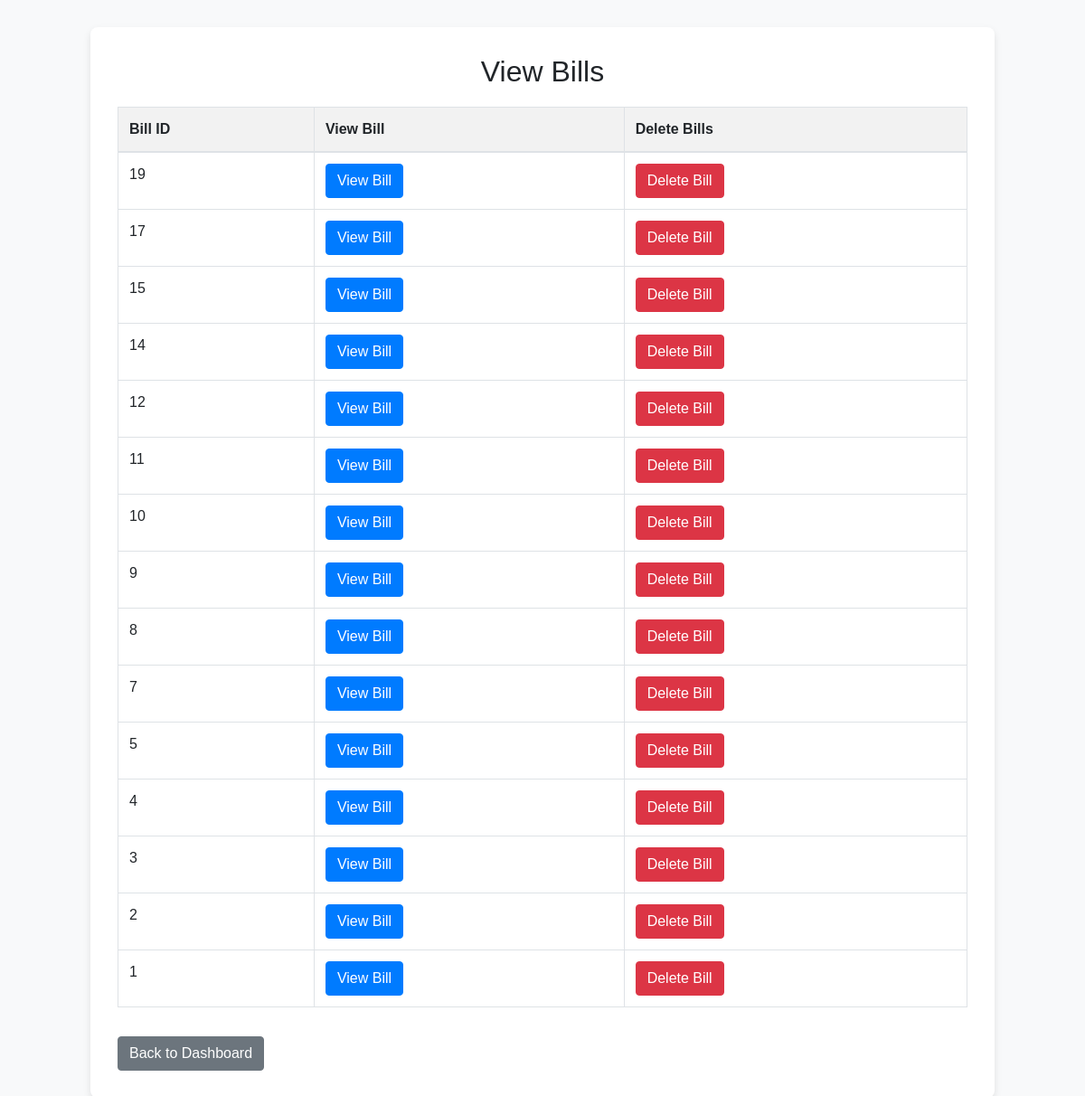
The app's page /view_bills_admin.php (signed in), older data.
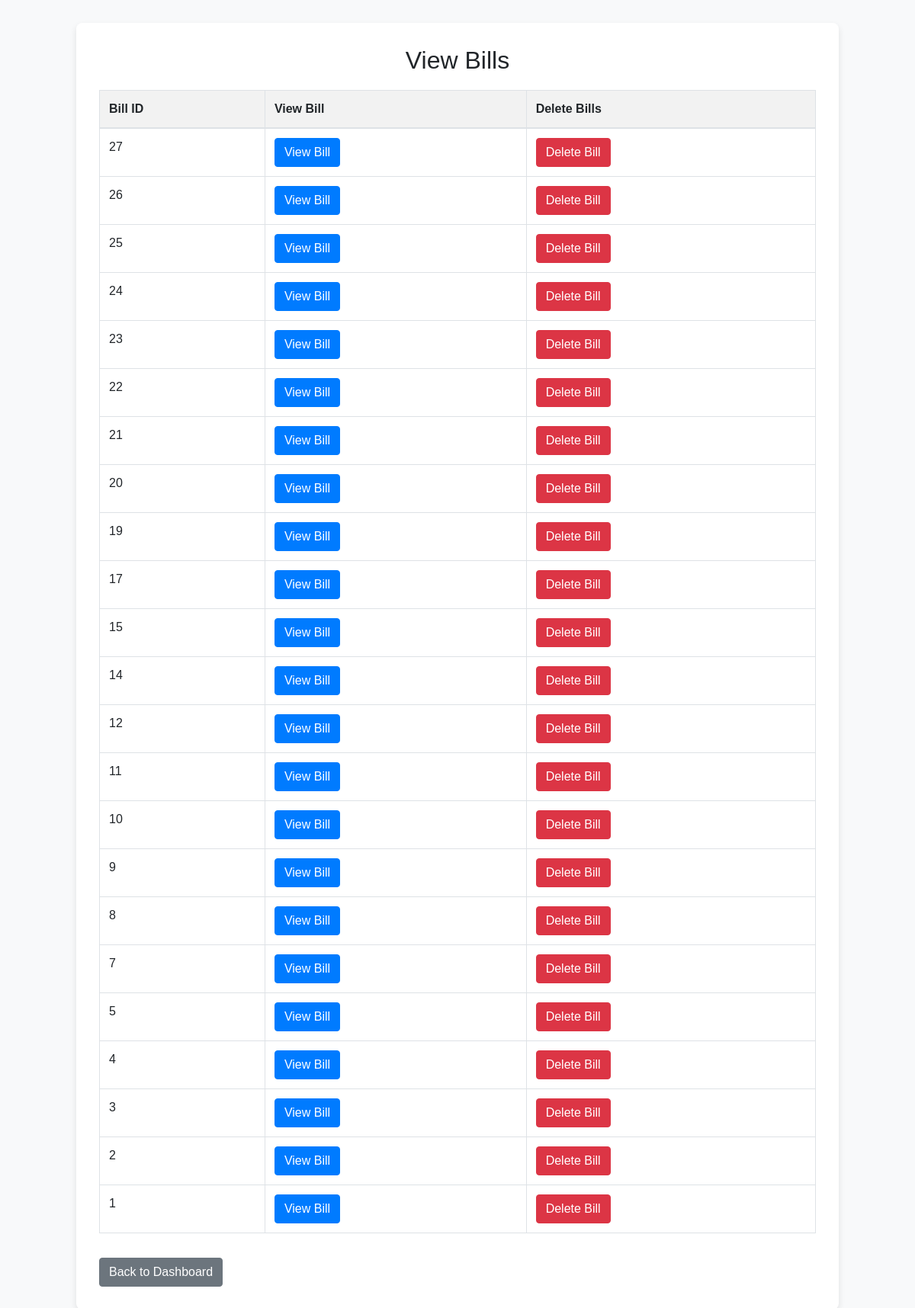
The same page, newer data.
### tables this page shows
CREATE TABLE `bills` (
  `bill_id` int(11) NOT NULL,
  `bill_number` varchar(20) NOT NULL,
  `customer_id` int(11) NOT NULL,
  `user_id` int(11) NOT NULL,
  `total_amount` decimal(10,2) NOT NULL,
  `discount` decimal(10,2) DEFAULT 0.00,
  `final_amount` decimal(10,2) NOT NULL,
  `created_at` timestamp NOT NULL DEFAULT current_timestamp()
);

### view_bills_admin.php (the view, shortened to what this page needs)
<?php
include('db_conn.php');
$query = "SELECT bill_id, bill_number FROM bills ORDER BY created_at DESC";
$result = mysqli_query($conn, $query);
?>
<!DOCTYPE html>
<html lang="en">
<head>
    <link rel="stylesheet" href="https://stackpath.bootstrapcdn.com/bootstrap/4.5.2/css/bootstrap.min.css">
</head>
<body>
    <div class="container">
        <h2>View Bills</h2>
        <table class="table table-bordered">
    <thead>
        <tr>
            <th>Bill ID</th>
            <th>View Bill</th>
            <th>Delete Bills</th>
        </tr>
    </thead>
    <tbody>
        <?php while ($row = mysqli_fetch_assoc($result)): ?>
            <tr>
                <td><?php echo $row['bill_id']; ?></td>
                <td>
                    <a href="http://localhost/project_confirmed/view_bill.php?bill_id=<?php echo $row['bill_id']; ?>" class="btn btn-primary">
                        View Bill
                    </a>
                </td>
                <td>
                    <a href="delete_bill.php?delete_id=<?php echo $row['bill_id']; ?>" class="btn btn-danger" onclick="return confirm('Are you sure you want to delete this bill?');">
                        Delete Bill
                    </a>
                </td>
            </tr>
        <?php endwhile; ?>
    </tbody>
</table>
<a href="admin_dashboard.php" class="btn btn-secondary mt-3">Back to Dashboard</a>
    </div>
</body>
</html>

Row changes from the older to the newer data that the page shows:
added bills: bill_id "27"
added bills: bill_id "26"
added bills: bill_id "25"
added bills: bill_id "24"
added bills: bill_id "23"
added bills: bill_id "22"
added bills: bill_id "21"
added bills: bill_id "20"
